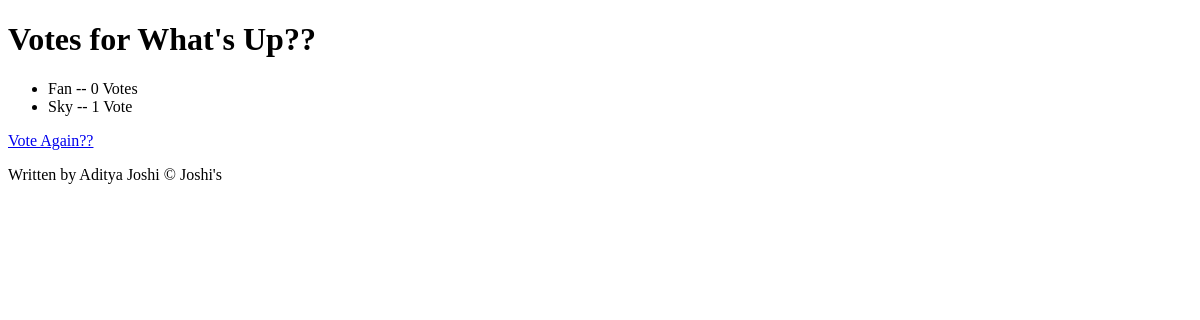
The app's page /polls/1/results/, older data.
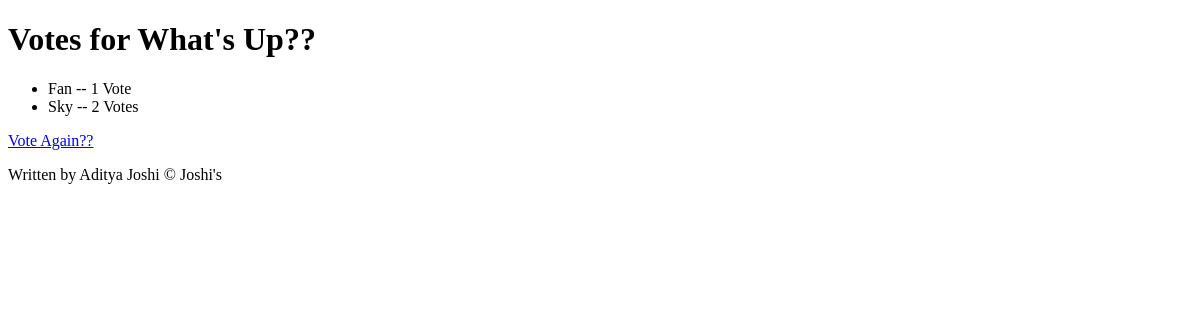
The same page, newer data.
### polls/models.py (models this page shows, shortened)
class Question(models.Model):
    question_text = models.CharField(max_length=200)
    pub_date = models.DateTimeField('date published')

class Choice(models.Model):
    question = models.ForeignKey(Question, on_delete=models.CASCADE)
    choice_text = models.CharField(max_length=200)
    votes = models.IntegerField(default=0)

### polls/views.py (the view)
# urls.py: path('<int:question_id>/results/', views.results, name='results'),
def results(request, question_id):
    q = get_object_or_404(Question, pk=question_id)
    return render(request, 'polls/results.html', {'q' : q})

### polls/templates/polls/results.html (shortened to what this page needs)
<!DOCTYPE html>
<html>
<head>
</head>
<body>
    <header>
        <h1>Votes for {{ q.question_text }}</h1>
    </header>
    <main>
        <ul>
            {% for c in q.choice_set.all %}
            <li>{{ c.choice_text }} -- {{ c.votes }} Vote{{ c.votes|pluralize }}</li>
            {% endfor %}
        </ul>
        <a href="{% url 'polls:detail' q.id %}">Vote Again??</a>
    </main>
    <footer>
        <p>Written by Aditya Joshi &copy; Joshi's</p>
    </footer>
</body>
</html>

Row changes from the older to the newer data that the page shows:
changed Choice "Fan": votes "0" → "1"
changed Choice "Sky": votes "1" → "2"
